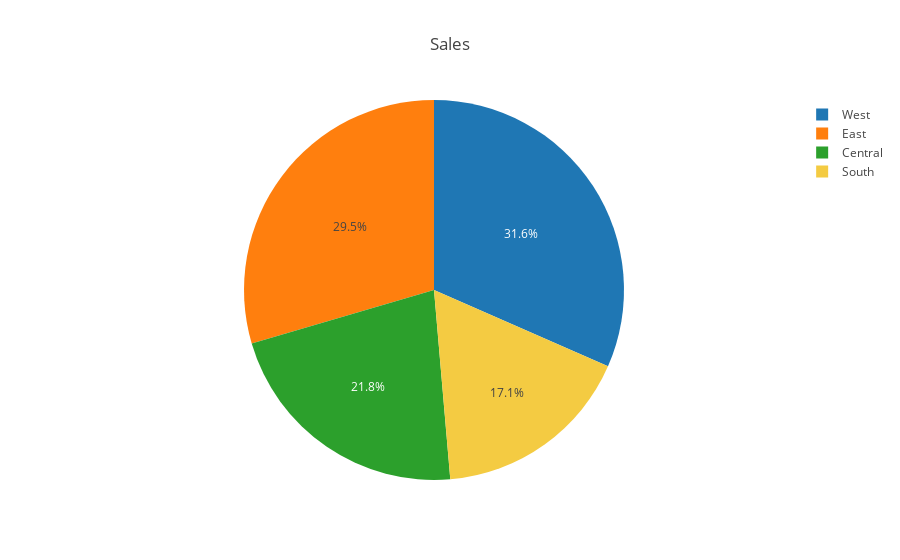

The cell this chart's notebook holds for it:
### Markdown cell above
Pie chart on Sale's percentage in different Region

### Code cell
colors = ['#f4cb42', '#a1a8b5'] #gold,silver

values=df3["Sales"]
labels=df3["Region"]
pie = go.Pie(labels=labels, values=values, marker=dict(colors=colors))


layout = go.Layout(title="Sales")
fig = go.Figure(data=[pie], layout=layout)
py.iplot(fig)

### Figure 1 — Plotly figure (JSON) as saved in the notebook; plotly's stock layout.template omitted (floating-point values rounded to 4 significant figures; data arrays with more than 128 entries replaced by an {"elided": "..."} marker saying what was removed)
{"data": [{"labels": {"elided": "9994 str values"}, "marker": {"colors": ["#f4cb42", "#a1a8b5"]}, "type": "pie", "uid": "c3fd5853-3993-48af-bf03-544a8f5bd6df", "values": {"elided": "9994 float values"}}], "layout": {"title": {"text": "Sales"}}}
